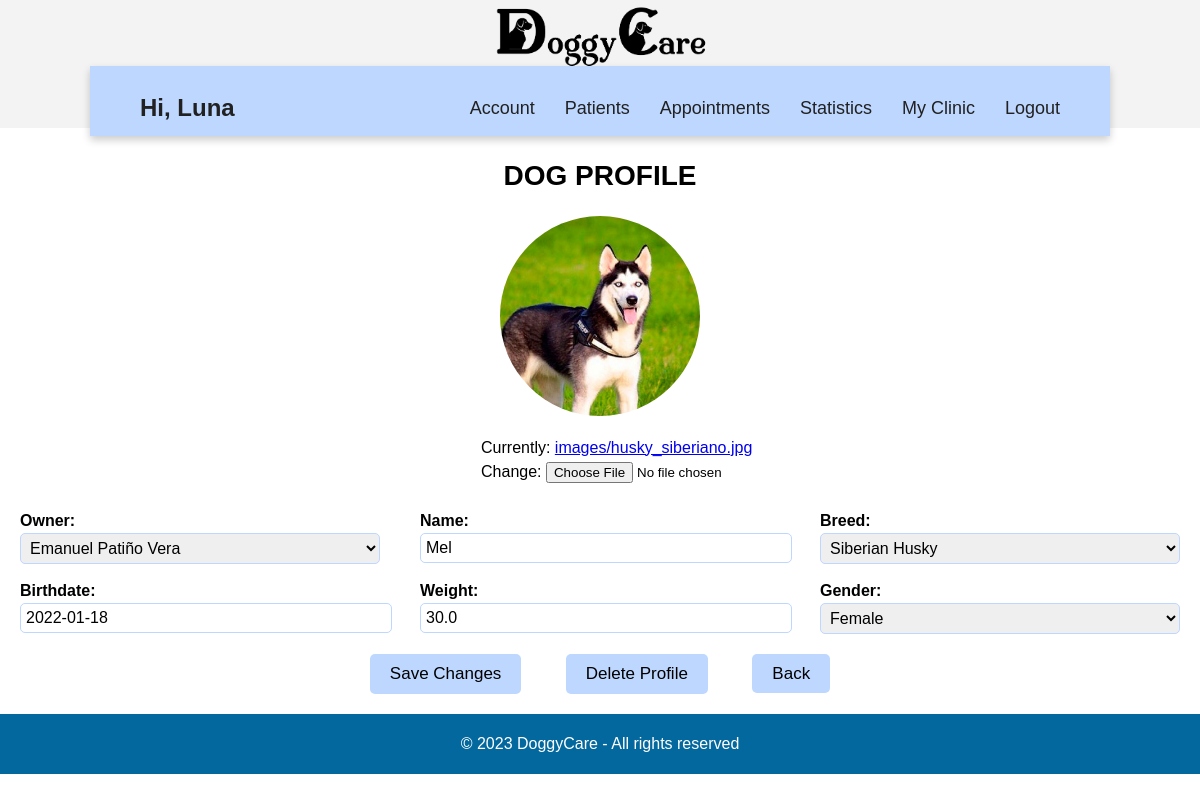
The page /vet/dog_profile/8/ (signed in) on the database its author committed.
### accounts/models.py (models this page shows)
class User(AbstractUser):
    email = models.EmailField(unique=True)
    is_vet = models.BooleanField(default=False)
    is_owner = models.BooleanField(default=False)

### vet/models.py (models this page shows, shortened)
class Dog(models.Model):
    GENDER_CHOICES = (
    ('Male', 'Male'),
    ('Female', 'Female'),
    )
    image= models.ImageField(upload_to='images/')
    id= models.AutoField(primary_key= True)
    owner= models.ForeignKey(Owner, on_delete=models.CASCADE)
    name= models.CharField(blank= False, max_length=20)
    breed= models.ForeignKey(breed, on_delete=models.CASCADE)
    birthdate= models.DateField(blank= False, validators=[validate_minor])
    weight= models.FloatField(blank= False)
    gender= models.CharField(blank= False, max_length=10, choices=GENDER_CHOICES)
    vaccination_card = models.ForeignKey(vaccination_card, on_delete=models.CASCADE,null=True,blank = True)
    vet= models.ForeignKey(Vet, on_delete=models.CASCADE)

### vet/views.py (the view)
# urls.py: path('dog_profile/<int:dog_id>/', views.dog_profile, name='dog_profile'),
@login_required
@vet_required
def dog_profile(request, dog_id):
    dog = get_object_or_404(Dog, pk=dog_id)
    if request.method == 'POST':
        form = DogRegisterForm(request.POST, request.FILES, instance=dog)
        if form.is_valid():
            form.save()
            return redirect('dog_profile', dog_id=dog.id)
    else:
        form = DogRegisterForm(instance=dog)
    return render(request, 'dog_profile.html', {'dog': dog, 'form': form})

### vet/forms.py
class DogRegisterForm(forms.ModelForm):
    class Meta:
        model= Dog
        fields= ['image', 'owner', 'name', 'breed', 'birthdate', 'weight', 'gender']

### accounts/models.py (called while the page is built)
    def __str__(self):
        return self.name

### vet/models.py (called while the page is built)
    def __str__(self):
        return self.name

### vet/templates/dog_profile.html (shortened to what this page needs)
<!DOCTYPE html>
{% extends 'base.html' %}
{% load static %}
        {% block additional_styles %}
        <link rel="stylesheet" href="{% static 'css/vet/dog_profile.css' %}">
        {% endblock additional_styles %}
            {% block content %}
            <h1>DOG PROFILE</h1>
            <img class= "dog-image" src="{{ dog.image.url }}" alt="{{ dog.name }} Image">
            <form method="post" enctype="multipart/form-data">
                <div class="image-container">
                    <div class="image-form">
                        {{ form.image}}
                    </div>
                </div>
                <div class="column-container">
                    <div class="column-select">
                        {{ form.owner.label_tag }}
                        {{ form.owner }}
                    </div>
                    <div class="column">
                        {{ form.name.label_tag }}
                        {{ form.name }}
                    </div>
                    <div class="column-select">
                        {{ form.breed.label_tag }}
                        {{ form.breed }}
                    </div>
                </div>
                <div class="column-container">
                    <div class="column">
                        {{ form.birthdate.label_tag }}
                        {{ form.birthdate }}
                    </div>
                    <div class="column">
                        {{ form.weight.label_tag }}
                        {{ form.weight }}
                    </div>
                    <div class="column-select">
                        {{ form.gender.label_tag }}
                        {{ form.gender }}
                    </div>
                </div>
                <div class="button-container">
                    <button type="submit">Save Changes</button>
                    <button type="button" id="delete-button">Delete Profile</button>
                    <a id="cancel-button" href="{% url 'patients' %}">Back</a>
                </div>
           </form>
            {% endblock content %}

### vet/templates/base.html (shortened to what this page needs)
<!DOCTYPE html>
{% load static %}
<html lang="en">
    <head>
        <link rel="stylesheet" href="{% static 'css/vet/base.css' %}">
        {% block additional_styles %}
        {% endblock additional_styles %}
    </head>
    <body>
        <header>
            <div class="container-top-bar">
                <div class="top-bar">
                    <a href="{% url 'home' %}">
                        <img src="{% static 'img/logo.png' %}" alt="Logo">
                    </a>
                </div>
        </div>
        <nav class="nav-bar">
            <div class="greeting">
                {% if user.is_authenticated %}
                <h3>Hi, {{ user.username }}</h3>
                {% endif %}
            </div>
            <div class="tabs">
                <ul>
                    <li><a href="">Account</a></li>
                    <li><a href="{% url 'patients' %}">Patients</a></li>
                    <li><a href="{% url 'appointment' %}">Appointments</a></li>
                    <li><a href="{% url 'statistics' %}">Statistics</a></li>
                    <li><a href="{% url 'show_clinic' %}">My Clinic</a></li>
                    <li><a href="{% url 'logout' %}">Logout</a></li>
                </ul>
            </div>
        </nav>
        </header>
        <main>
            {% block content %}
            {% endblock content%}
        </main>
    </body>
    <footer>
        <div>
            <p>&copy; 2023 DoggyCare - All rights reserved</p>
        </div>
    </footer>
</html>

### static/css/vet/base.css (style rules this page uses)
html { font-family: "Poppins", sans-serif; line-height: 1.15; -webkit-text-size-adjust: 100%; -webkit-tap-highlight-color: rgba(0, 0, 0, 0); }
body { margin: 0; font-size: 1rem; line-height: 1.5; text-align: left; }
.container-top-bar { position: absolute; top: 0; width: 100%; height: 16%; background-color: #F3F3F3; z-index: 0; }
.top-bar { display:flex; margin-top:5px; text-align: center; font-weight: 800; justify-content: center; }
.top-bar img { height: 62px; margin-left: 20px; margin-right: 20px; margin-top: 1px; }
h3 { font-size: 1.5rem; color: #212121; }
h1 { text-align: center; }
.nav-bar { margin-top: 5.5%; height: 70px; width: 85%; position: relative; left: 50%; transform: translateX(-50%); background-color: rgb(189, 215, 255); display:flex; flex-wrap: wrap; align-items: center; justify-content: space-between; box-shadow: 0 4px 8px rgba(0, 0, 0, 0.2); }
.greeting { margin-left: 50px; font-size: 30px; }
.tabs { margin-right: 50px; display: flex; flex-wrap: wrap; align-items: center; justify-content: space-between; }
.tabs ul { display: flex; }
.tabs li { margin-left: 30px; font-size: 16px; list-style-type: none; }
.nav-bar a { font-weight: 300; font-size: 18px; color: #212121; text-decoration: none; transition: color 0.3s }
footer { background-color: #03689e; color: #fff; padding: 2px 0; text-align:center; width: 100%; bottom: 0; }

### static/css/vet/dog_profile.css (style rules this page uses)
h1 { font-size: 28px; text-align: center; }
.dog-image { width: 200px; height: 200px; border-radius: 50%; object-fit: cover; display: block; margin: 0 auto; }
.image-form { margin-left: 80px; margin-top: 10px; }
.image-container { display: flex; align-items: center; justify-content: center; padding: 10px; }
.column-container { display: flex; justify-content: space-around; width: 100%; }
.column, .column-select { margin: 0 10px; width: 30%; margin-top: 15px; }
.column label, .column-select label { font-size: 16px; font-weight: bold; margin-bottom: 5px; }
.column input[type="text"], .column input[type="number"], .column input[type="file"], .column-select select { font-size: 16px; padding: 5px; border: 1px solid #BDD7FF; border-radius: 5px; width: 100%; }
.button-container { text-align: center; }
button, #cancel-button { padding: 10px 20px; font-size: 17px; text-decoration: none; background-color: #BDD7FF; color: #000000; border: none; border-radius: 5px; cursor: pointer; margin: 20px; }

### rows shown on the page
User: username "Luna"
Dog: image (picture), owner "Emanuel Patiño Vera", name "Mel", breed "Siberian Husky", birthdate "2022-01-18", weight "30.0", gender "Female"
